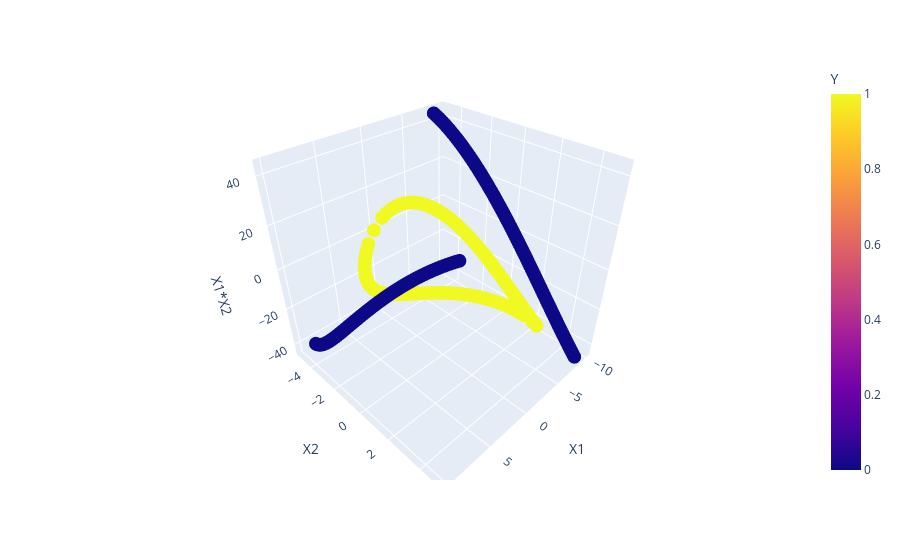

Write notebook code for a chart like this one.
### Code cell
import plotly.express as px

fig = px.scatter_3d(df, x="X1", y="X2", z = "X1*X2",color="Y")
fig.show()

### Figure 1 — Plotly figure (JSON) as saved in the notebook; plotly's stock layout.template omitted (floating-point values rounded to 4 significant figures; data arrays with more than 128 entries replaced by an {"elided": "..."} marker saying what was removed)
{"data": [{"hovertemplate": "X1=%{x}<br>X2=%{y}<br>X1*X2=%{z}<br>Y=%{marker.color}<extra></extra>", "legendgroup": "", "marker": {"color": {"elided": "400 int values"}, "coloraxis": "coloraxis", "symbol": "circle"}, "mode": "markers", "name": "", "scene": "scene", "showlegend": false, "type": "scatter3d", "x": {"elided": "400 float values"}, "y": {"elided": "400 float values"}, "z": {"elided": "400 float values"}}], "layout": {"coloraxis": {"colorbar": {"title": {"text": "Y"}}, "colorscale": [[0, "#0d0887"], [0.1111, "#46039f"], [0.2222, "#7201a8"], [0.3333, "#9c179e"], [0.4444, "#bd3786"], [0.5556, "#d8576b"], [0.6667, "#ed7953"], [0.7778, "#fb9f3a"], [0.8889, "#fdca26"], [1, "#f0f921"]]}, "legend": {"tracegroupgap": 0}, "margin": {"t": 60}, "scene": {"domain": {"x": [0, 1], "y": [0, 1]}, "xaxis": {"title": {"text": "X1"}}, "yaxis": {"title": {"text": "X2"}}, "zaxis": {"title": {"text": "X1*X2"}}}}}
